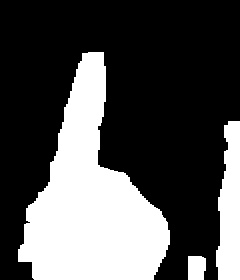
#> input picture Test_Images/1.2.jpg, 240 x 280 px
$ python -i save_test_images.py   (imports and definitions only)
#> lines starting #> are read from the running program, lines starting #| are printed output that depends on the picture; after the words box and inside, x2 and y2 are one past the last pixel; in counts of white or black regions, pixels touching at a corner belong together
#> further down, picture is the input picture: shape (280, 240, 3); min 0, max 255, mean 81.1
import cv2
import numpy as np

# [1 line not run here, left out]
kernel = np.ones((14,14),np.uint8)
image_name="3.3"

def threshDisplay(img):
    gray = cv2.cvtColor(img, cv2.COLOR_BGR2GRAY)
    blur = cv2.GaussianBlur(gray, (5, 5), 0)
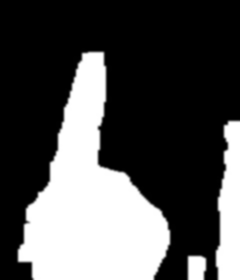
#> blur: shape (280, 240); min 0, max 255, mean 81.1
    ret, thresh = cv2.threshold(blur, 70, 255, cv2.THRESH_BINARY_INV + cv2.THRESH_OTSU)
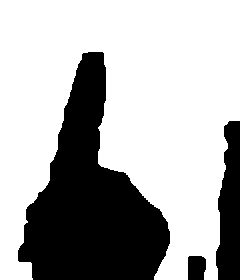
#> thresh: shape (280, 240); 68.2% white; 3 black regions, box (x1, y1, x2, y2) and area: (18, 52, 170, 280) 17976, (216, 121, 240, 280) 2985, (188, 256, 206, 280) 406
#> ret = 126
    return thresh

# [19 lines not run here, left out]

>>> import cv2
>>> picture = cv2.imread('Test_Images/1.2.jpg')
>>> result = threshDisplay(picture)

$ run again, on Test_Images/2.2.jpg
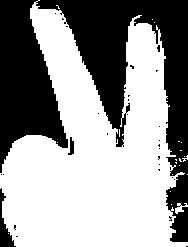
#> input picture Test_Images/2.2.jpg, 188 x 247 px
#> picture is the input picture: shape (247, 188, 3); min 0, max 255, mean 152.3
#> in threshDisplay, `blur = cv2.GaussianBlur(gray, (5, 5), 0)`:
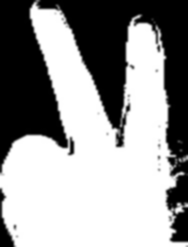
#> blur: shape (247, 188); min 0, max 255, mean 152.4
#> in threshDisplay, `ret, thresh = cv2.threshold(blur, 70, 255, cv2.THRESH_BINARY_INV + cv2..`:
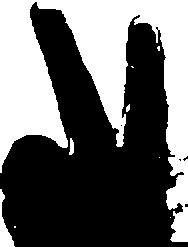
#> thresh: shape (247, 188); 40.2% white; 9 white regions (5 under 20 px), largest, box (x1, y1, x2, y2) and area: (0, 0, 188, 242) 18221, (0, 189, 15, 247) 343, (69, 138, 74, 155) 62, (126, 104, 130, 112) 23
#> ret = 128

$ run again, on Test_Images/2.3.jpg
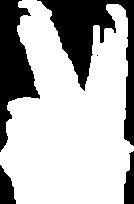
#> input picture Test_Images/2.3.jpg, 134 x 204 px
#> picture is the input picture: shape (204, 134, 3); min 0, max 255, mean 179.5
#> in threshDisplay, `blur = cv2.GaussianBlur(gray, (5, 5), 0)`:
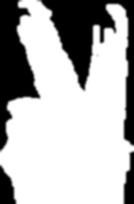
#> blur: shape (204, 134); min 0, max 255, mean 179.5
#> in threshDisplay, `ret, thresh = cv2.threshold(blur, 70, 255, cv2.THRESH_BINARY_INV + cv2..`:
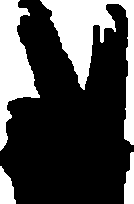
#> thresh: shape (204, 134); 29.5% white; 4 white regions, box (x1, y1, x2, y2) and area: (40, 0, 134, 145) 4265, (0, 0, 40, 151) 3010, (0, 166, 16, 204) 417, (124, 152, 134, 204) 380
#> ret = 130

$ run again, on Test_Images/2.4.jpg
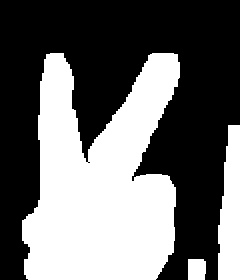
#> input picture Test_Images/2.4.jpg, 240 x 280 px
#> picture is the input picture: shape (280, 240, 3); min 0, max 255, mean 106.6
#> in threshDisplay, `blur = cv2.GaussianBlur(gray, (5, 5), 0)`:
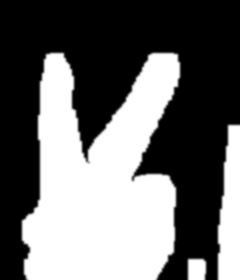
#> blur: shape (280, 240); min 0, max 255, mean 106.6
#> in threshDisplay, `ret, thresh = cv2.threshold(blur, 70, 255, cv2.THRESH_BINARY_INV + cv2..`:
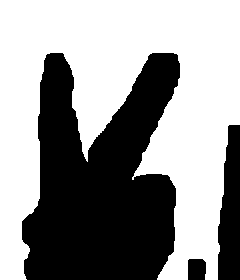
#> thresh: shape (280, 240); 58.2% white; 3 black regions, box (x1, y1, x2, y2) and area: (22, 53, 180, 280) 24954, (218, 125, 240, 280) 2765, (188, 259, 206, 280) 365
#> ret = 126
